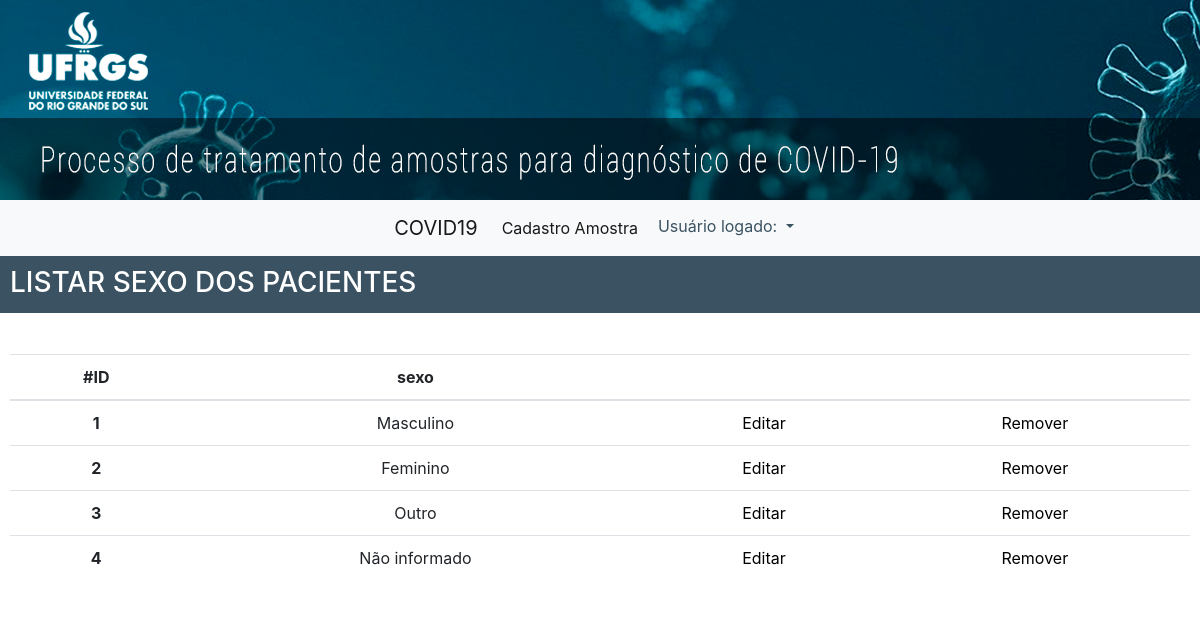
Screenshot of /acoes/SexoPacientes/listar_sexoPaciente.php with the database file from the repository.
### tables this page shows
CREATE TABLE `tb_sexo` (
  `idSexo` int(10) UNSIGNED NOT NULL,
  `sexo` varchar(50) DEFAULT NULL,
  `index_sexo` varchar(50) NOT NULL
);

### classes/Sexo/SexoRN.php (called while the page is built, shortened)
<?php
require_once __DIR__ . '/../Excecao/Excecao.php';
require_once __DIR__ . '/SexoBD.php';
class SexoRN{
    public function listar(Sexo $sexo) {
        try {
            $objExcecao = new Excecao();
            $objBanco = new Banco();
            $objBanco->abrirConexao();
            $objSexoBD = new SexoBD();
            $arr = $objSexoBD->listar($sexo,$objBanco);
            return $arr;
        } catch (Exception $e) {
            throw new Excecao('Erro listando o sexo do paciente.',$e);
        }
    }
}

### classes/Configuracao.php (called while the page is built, shortened)
<?php
class Configuracao{
    private static $instance;
    public static  function getInstance(){
        if(self::$instance == null){
            self::$instance= new Configuracao();
        }
        return self::$instance;
    }
    private function getArray(){
        return array(
            'versao' => '1.0.0',
            'producao' => false,
            'banco' => array('servidor' => 'localhost',
                'nome' => 'amostras_covid19',
                'usuario' => 'covid',
                'senha' => 'covid'),
        );
    }
    public function getValor($strChave){
        $arr = $this->getArray();
        return $arr[$strChave];
    }
}

### classes/Banco/Banco.php (called while the page is built, shortened)
<?php
require_once __DIR__ . '/../Configuracao.php';
class Banco {
    private static $conn;
    private static $flagGlobal_conexao=false;
    private $flagLocal_conexao;
    function __construct() {
        $this->flagLocal_conexao = false;
    }
    public function abrirConexao() {
        try {
            if (!self::$flagGlobal_conexao) {
                $array_config = Configuracao::getInstance()->getValor('banco');
                if (Configuracao::getInstance()->getValor('producao')) {
                    self::$conn = mysqli_init();
                    if (!self::$conn) {
                        throw new Exception("Erro inicializando conexão com o banco de dados: " . mysqli_connect_error());
                    }
                    mysqli_real_connect(self::$conn, $array_config['servidor'], $array_config['usuario'], $array_config['senha'], $array_config['nome'], null, null, MYSQLI_CLIENT_SSL);
                } else {
                    self::$conn = mysqli_connect($array_config['servidor'], $array_config['usuario'], $array_config['senha'], $array_config['nome']);
                }
                self::$flagGlobal_conexao= true;
                $this->flagLocal_conexao = true;
            }
        } catch (Exception $e) {
            $msg = "Erro abrindo conexão com o banco de dados.";
            $prod = Configuracao::getInstance()->getValor('producao');
            if ($prod) {
                $exc = new Exception($msg);
            } else {
                $exc = new Exception($msg, $e->getCode(), $e);
            }
            throw $exc;
        }
    }
    public function fecharConexao() {
        if($this->flagLocal_conexao){
            self::$flagGlobal_conexao = false;
            $this->flagLocal_conexao = false;
        }
    }
    public function consultarSql($sql, $arrCamposBind = null) {
        $arrResultado = array();
        if (($stmt = mysqli_prepare(self::$conn, $sql)) === FALSE) {
            throw new Exception(mysqli_error(self::$conn));
        }
        if (mysqli_stmt_execute($stmt) === FALSE) {
            throw new Exception(mysqli_error(self::$conn));
        }
        $resultado = mysqli_stmt_get_result($stmt);
        while ($registro = mysqli_fetch_array($resultado, MYSQLI_ASSOC)) {
            $arrResultado[] = $registro;
        }
        RETURN $arrResultado;
    }
}

### classes/Excecao/Excecao.php (called while the page is built, shortened)
<?php
class Excecao extends Exception {
    function __construct($texto = null, $e = null) {
        $this->array_validacoes = array();
    }
}

### classes/Sexo/SexoBD.php (called while the page is built, shortened)
<?php
require_once __DIR__ . '/../Banco/Banco.php';
require_once __DIR__ .'/../../classes/Excecao/Excecao.php';
class SexoBD{
     public function listar(Sexo $objSexo, Banco $objBanco) {
         try{
            $SELECT = "SELECT * FROM tb_sexo";
            $arr = $objBanco->consultarSQL($SELECT);
            $array_sexo = array();
            foreach ($arr as $reg){
                $objSexo = new Sexo();
                $objSexo->setIdSexo($reg['idSexo']);
                $objSexo->setSexo($reg['sexo']);
                $objSexo->setIndex_sexo($reg['index_sexo']);
                $array_sexo[] = $objSexo;
            }
            return $array_sexo;
        } catch (Exception $ex) {
            throw new Excecao("Erro listando sexo do paciente no BD.",$ex);
        }
    }
}

### classes/Sexo/Sexo.php (called while the page is built, shortened)
<?php
class Sexo{
    private $idSexo;
    private $sexo;
    function getIdSexo() {
        return $this->idSexo;
    }
    function getSexo() {
        return $this->sexo;
    }
    function setIdSexo($idSexo) {
        $this->idSexo = $idSexo;
    }
    function setSexo($sexo) {
        $this->sexo = $sexo;
    }
}

### classes/Sessao/Sessao.php (called while the page is built, shortened)
<?php
require_once __DIR__ . '/../Excecao/Excecao.php';
class Sessao {
    private static $instance;
    public static function getInstance() {
        if (self::$instance == null) {
            self::$instance = new Sessao();
        }
        return self::$instance;
    }
    public function assinar_link($link) {
        $strPosParam = strpos($link, '?');
        if ($strPosParam !== FALSE) {
            $strParametros = substr($link, $strPosParam + 1);
            $link = substr($link, 0, $strPosParam + 1) . $strParametros . '&hash=' . hash('sha256', $strParametros . $_SESSION['COVID19']['CHAVE']);
        }
        return $link;
    }
}

### acoes/SexoPacientes/listar_sexoPaciente.php (the view, shortened to what this page needs)
<?php
require_once __DIR__.'/../../classes/Sessao/Sessao.php';
require_once __DIR__.'/../../classes/Pagina/Pagina.php';
require_once __DIR__.'/../../classes/Excecao/Excecao.php';
require_once __DIR__.'/../../classes/Sexo/Sexo.php';
require_once __DIR__.'/../../classes/Sexo/SexoRN.php';
$objSexo = new Sexo();
$objSexoRN = new SexoRN();
$html = '';
try{
    $arrSexos = $objSexoRN->listar($objSexo);
    foreach ($arrSexos as $s){
        $html.='<tr>
                    <th scope="row">'.Pagina::formatar_html($s->getIdSexo()).'</th>
                    <td>'.Pagina::formatar_html($s->getSexo()).'</td>
                    <td><a href="' . Sessao::getInstance()->assinar_link('controlador.php?action=editar_sexoPaciente&idSexoPaciente='.Pagina::formatar_html($s->getIdSexo())).'">Editar</a></td>
                    <td><a href="' . Sessao::getInstance()->assinar_link('controlador.php?action=remover_sexoPaciente&idSexoPaciente='.Pagina::formatar_html($s->getIdSexo())).'">Remover</a></td>
                </tr>';
    }
} catch (Exception $ex) {
    Pagina::getInstance()->processar_excecao($ex);
}
echo '
    <div class="conteudo_listar">'.
       Pagina::montar_topo_listar('LISTAR SEXO DOS PACIENTES', NULL,NULL,'cadastrar_sexoPaciente', 'NOVO SEXO DE PACIENTE').
        '<div class="conteudo_tabela"><table class="table table-hover">
            <table class="table table-hover">
              <thead>
                <tr>
                  <th scope="col">#ID</th>
                  <th scope="col">sexo</th>
                  <th scope="col"></th>
                  <th scope="col"></th>
                </tr>
              </thead>
              <tbody>'
                .$html.
              '</tbody>
            </table>
        </div>
    </div>';

### public_html/css/precadastros.css (style rules this page uses)
.conteudo_listar { background-color: #fff; }
.conteudo_listar .conteudo_tabela { margin-top: 10px; }
.conteudo_tabela { width: 100%; margin-top: 40px; padding:10px; }
td,th { text-align: center; }
.conteudo_tabela a { color: black; }

### classes/Pagina/Pagina.php (style rules this page uses)
html,body { height: 100%; overflow-x: hidden; }

### rows the page displays
tb_sexo: idSexo "1", sexo "Masculino"
tb_sexo: idSexo "2", sexo "Feminino"
tb_sexo: idSexo "3", sexo "Outro"
tb_sexo: idSexo "4", sexo "Não informado"

### other values shown
$titulo "LISTAR SEXO DOS PACIENTES"
